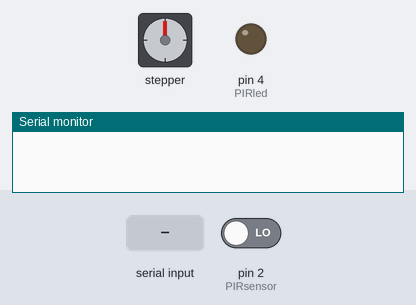
The sketch below on a simulated Arduino Uno, built with avr-gcc and run on an emulated ATmega328P. Parts: stepper motor, output pins drawn as LEDs (lit = HIGH), the last lines printed to the serial monitor. Inputs (shaded band) come from the test bench; at power-on: pin 2 (PIRsensor) LOW. Stepper angles assume 2048 steps per turn.

Above: at 1.2 s.
1.3 s: "feedCat\n" received over Serial
At 1.45 s:
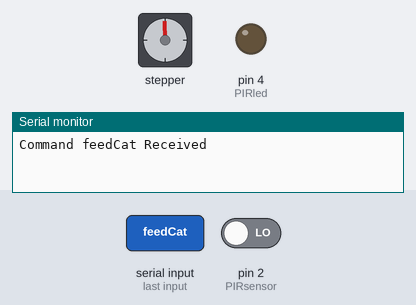
4.3 s: pin 2 (PIRsensor) driven HIGH
At 4.8 s:
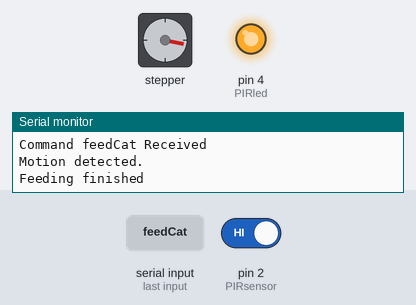
5.8 s: pin 2 (PIRsensor) driven LOW
At 6.4 s:
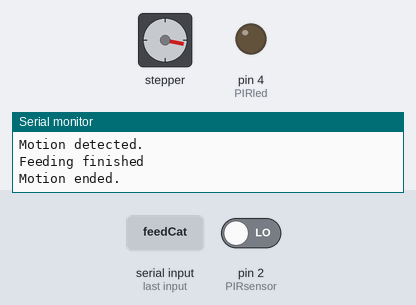
7.3 s: "feedCat\n" received over Serial
At 7.76 s:
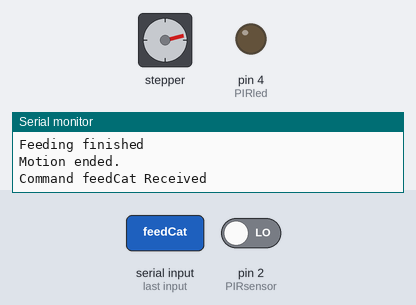
10.3 s: pin 2 (PIRsensor) driven HIGH
At 10.8 s:
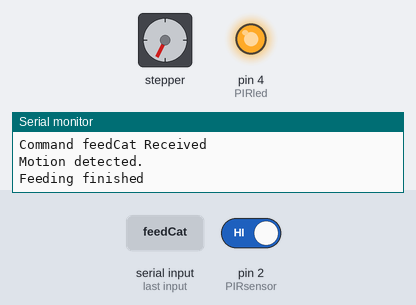
Timing chart, 0 to 12.8 s (numbered marks = the images above; inputs shaded):
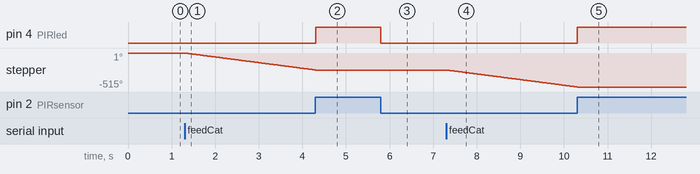

The sketch:

arduino_step_control.ino
```cpp
// 2022.01.11
// Include the AccelStepper Library
#include <Stepper.h>

// define step constant
const int stepsPerRevolution = 64; // 모터별 스탭 수 설정 (28YBJ-48의 경우 64)
Stepper stepper(stepsPerRevolution, 8, 10, 9, 11);

// setup PIR sensor
int PIRled = 4;
int PIRsensor = 2;
int tempPin = 1;

// state of action
int PIR_state  = 0;
int lastPIR_state = 0;
int PIR_LED_state = 0;
int feeder_state = 0;

// cat feeding parameters
int CatFeedingDuration;
unsigned long delayStart = 0; // the time the delay statred
bool delayRunning = false; // true if still waiting for delay to finish

// parameters
float temp;

// Serial setup
// String sCommand="";  // Initialised to nothing.


void setup() {
  // setup PIR sensor pin
  pinMode(PIRled, OUTPUT);
  pinMode(PIRsensor, INPUT);

  stepper.setSpeed(500);

  delayStart = millis();
  // delayRunning = true;

  Serial.begin(9600);
}


void feedCat(int CatFeedingDuration ){
    if(delayRunning && ((millis() - delayStart)>=CatFeedingDuration*1000) ) {
       delayRunning = false;
       feeder_state = 0;
       Serial.println("Feeding finished");
    }else{
       stepper.step(-1);
    }
}

void loop() {

  //state management
  if(digitalRead(PIRsensor) == HIGH) {
    PIR_state = 1;
  }else{
    PIR_state = 0;
  }

  if(PIR_state != lastPIR_state){
    if(PIR_state ==1){
      Serial.println("Motion detected.");
      PIR_LED_state=1;

    }else{
      Serial.println("Motion ended.");
      PIR_LED_state=0;
    }
    lastPIR_state = PIR_state;
  }

  // serial communication
  if(Serial.available()){

    String sCommand = Serial.readStringUntil('\n');

    //motor control command
    if(sCommand == "feedCat"){
      Serial.print("Command ");
      Serial.print(sCommand);
      Serial.println(" Received");

      feeder_state = 1;  // this allows the following code to run motor
      delayStart = millis();
      CatFeedingDuration = 3;
      delayRunning = true;
    }
    //temperature read command
   /* if(sCommand == "getTMP"){
        temp = analogRead(tempPin);
        temp = (temp-400)/10;
        Serial.print("T: ");
        Serial.print(temp);
        Serial.print("*C");
        Serial.println();
    }
   */

     sCommand= "";
  }

  // motor control
  if(feeder_state==1){
    // stepper.step(-1);
    // Serial.println("start to feeding the cat");
    // Serial.println(delayStart);

    if(delayRunning && ((millis() - delayStart)>=CatFeedingDuration*1000) ) {
       delayRunning = false;
       feeder_state = 0;
       Serial.println("Feeding finished");
    }else{
       stepper.step(-1);
    }
  }

  // PIR LED control
  digitalWrite(PIRled, PIR_LED_state);

}
```

Measured:
- after the input at 1.3 s, stepper: keeps turning counter-clockwise at about 86°/s, starting at once
- after the input at 4.3 s, pin 4 (PIRled): LOW → HIGH at once
- after the input at 5.8 s, pin 4 (PIRled): HIGH → LOW at once
- after the input at 7.3 s, stepper: keeps turning counter-clockwise at about 86°/s, starting at once
- after the input at 10.3 s, pin 4 (PIRled): LOW → HIGH at once
